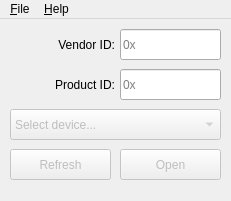
<?xml version="1.0" encoding="UTF-8"?>
<ui version="4.0">
 <class>MainWindow</class>
 <widget class="QMainWindow" name="MainWindow">
  <property name="geometry">
   <rect>
    <x>0</x>
    <y>0</y>
    <width>231</width>
    <height>201</height>
   </rect>
  </property>
  <property name="minimumSize">
   <size>
    <width>231</width>
    <height>201</height>
   </size>
  </property>
  <property name="maximumSize">
   <size>
    <width>231</width>
    <height>201</height>
   </size>
  </property>
  <property name="windowTitle">
   <string>CP2130 Commander</string>
  </property>
  <property name="windowIcon">
   <iconset resource="resources.qrc">
    <normaloff>:/icons/icons/active64.png</normaloff>
    <normalon>:/icons/icons/active64.png</normalon>
    <disabledoff>:/icons/icons/greyed64.png</disabledoff>
    <disabledon>:/icons/icons/greyed64.png</disabledon>
    <activeoff>:/icons/icons/active64.png</activeoff>
    <activeon>:/icons/icons/active64.png</activeon>
    <selectedoff>:/icons/icons/selected64.png</selectedoff>
    <selectedon>:/icons/icons/selected64.png</selectedon>:/icons/icons/active64.png</iconset>
  </property>
  <property name="locale">
   <locale language="English" country="UnitedStates"/>
  </property>
  <widget class="QWidget" name="centralwidget">
   <widget class="QLineEdit" name="lineEditVID">
    <property name="geometry">
     <rect>
      <x>120</x>
      <y>10</y>
      <width>101</width>
      <height>31</height>
     </rect>
    </property>
    <property name="maxLength">
     <number>4</number>
    </property>
    <property name="placeholderText">
     <string>0x</string>
    </property>
   </widget>
   <widget class="QLineEdit" name="lineEditPID">
    <property name="geometry">
     <rect>
      <x>120</x>
      <y>50</y>
      <width>101</width>
      <height>31</height>
     </rect>
    </property>
    <property name="maxLength">
     <number>4</number>
    </property>
    <property name="placeholderText">
     <string>0x</string>
    </property>
   </widget>
   <widget class="QLabel" name="labelVID">
    <property name="geometry">
     <rect>
      <x>10</x>
      <y>17</y>
      <width>105</width>
      <height>17</height>
     </rect>
    </property>
    <property name="text">
     <string>Vendor ID:</string>
    </property>
    <property name="alignment">
     <set>Qt::AlignRight|Qt::AlignTrailing|Qt::AlignVCenter</set>
    </property>
   </widget>
   <widget class="QLabel" name="labelPID">
    <property name="geometry">
     <rect>
      <x>10</x>
      <y>57</y>
      <width>105</width>
      <height>17</height>
     </rect>
    </property>
    <property name="text">
     <string>Product ID:</string>
    </property>
    <property name="alignment">
     <set>Qt::AlignRight|Qt::AlignTrailing|Qt::AlignVCenter</set>
    </property>
   </widget>
   <widget class="QComboBox" name="comboBoxDevices">
    <property name="enabled">
     <bool>false</bool>
    </property>
    <property name="geometry">
     <rect>
      <x>10</x>
      <y>90</y>
      <width>211</width>
      <height>31</height>
     </rect>
    </property>
    <property name="currentText">
     <string>Select device...</string>
    </property>
    <item>
     <property name="text">
      <string>Select device...</string>
     </property>
    </item>
   </widget>
   <widget class="QPushButton" name="pushButtonRefresh">
    <property name="enabled">
     <bool>false</bool>
    </property>
    <property name="geometry">
     <rect>
      <x>10</x>
      <y>130</y>
      <width>101</width>
      <height>31</height>
     </rect>
    </property>
    <property name="text">
     <string>Refresh</string>
    </property>
   </widget>
   <widget class="QPushButton" name="pushButtonOpen">
    <property name="enabled">
     <bool>false</bool>
    </property>
    <property name="geometry">
     <rect>
      <x>120</x>
      <y>130</y>
      <width>101</width>
      <height>31</height>
     </rect>
    </property>
    <property name="text">
     <string>Open</string>
    </property>
   </widget>
  </widget>
  <widget class="QMenuBar" name="menuBar">
   <property name="geometry">
    <rect>
     <x>0</x>
     <y>0</y>
     <width>231</width>
     <height>30</height>
    </rect>
   </property>
   <widget class="QMenu" name="menuFile">
    <property name="title">
     <string>&amp;File</string>
    </property>
    <addaction name="actionQuit"/>
   </widget>
   <widget class="QMenu" name="menuHelp">
    <property name="title">
     <string>&amp;Help</string>
    </property>
    <addaction name="actionAbout"/>
   </widget>
   <addaction name="menuFile"/>
   <addaction name="menuHelp"/>
  </widget>
  <action name="actionQuit">
   <property name="text">
    <string>&amp;Quit</string>
   </property>
  </action>
  <action name="actionAbout">
   <property name="text">
    <string>&amp;About</string>
   </property>
  </action>
 </widget>
 <resources>
  <include location="resources.qrc"/>
 </resources>
 <connections>
  <connection>
   <sender>actionQuit</sender>
   <signal>triggered()</signal>
   <receiver>MainWindow</receiver>
   <slot>close()</slot>
   <hints>
    <hint type="sourcelabel">
     <x>-1</x>
     <y>-1</y>
    </hint>
    <hint type="destinationlabel">
     <x>115</x>
     <y>100</y>
    </hint>
   </hints>
  </connection>
 </connections>
</ui>
